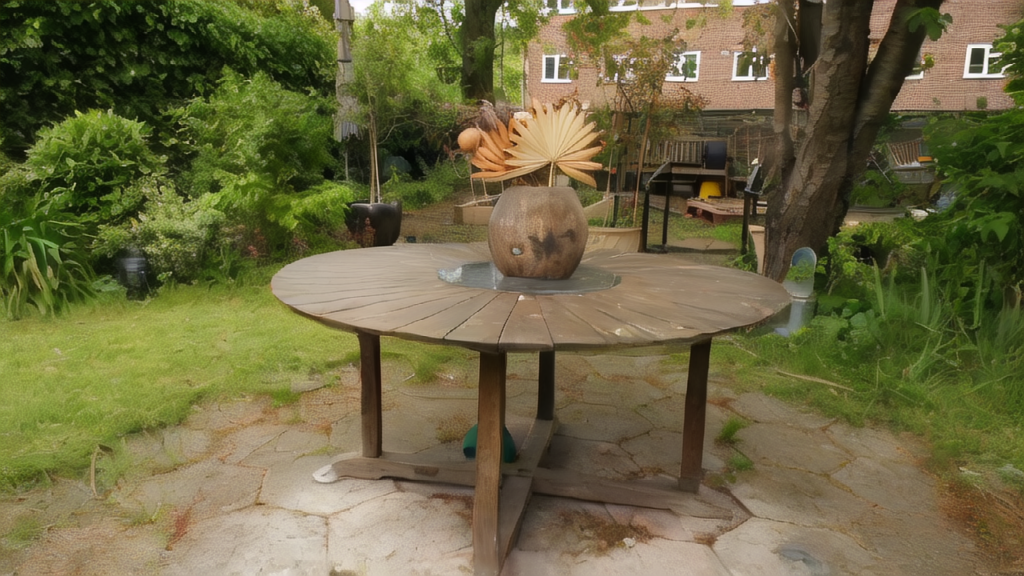
#> input picture output/multiview_exp/stable-video-diffusion-img2vid-xt_fps7_id127_s-num50_re9_5_2_1/garden_frame_00006_frame_00104/0.png, 1024 x 576 px; its folder holds 4 pictures in this run
$ python img2vid.py
#> lines starting #> are read from the running program, lines starting #| are printed output that depends on the picture
import imageio
import os

def images_to_video(image_folder, output_video, fps):
#> called with fps = 7
    images = sorted([img for img in os.listdir(image_folder) if img.endswith(".png") or img.endswith(".jpg")], key=lambda x: int(x.split(".")[0]))
    frames = [imageio.v2.imread(os.path.join(image_folder, img)) for img in images]
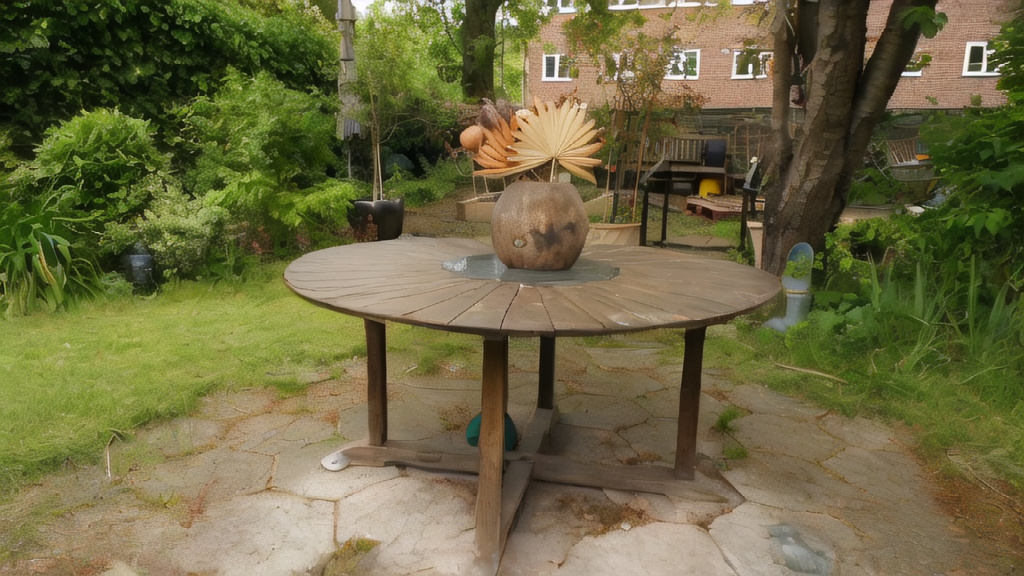
#> input picture output/multiview_exp/stable-video-diffusion-img2vid-xt_fps7_id127_s-num50_re9_5_2_1/garden_frame_00006_frame_00104/1.png, 1024 x 576 px
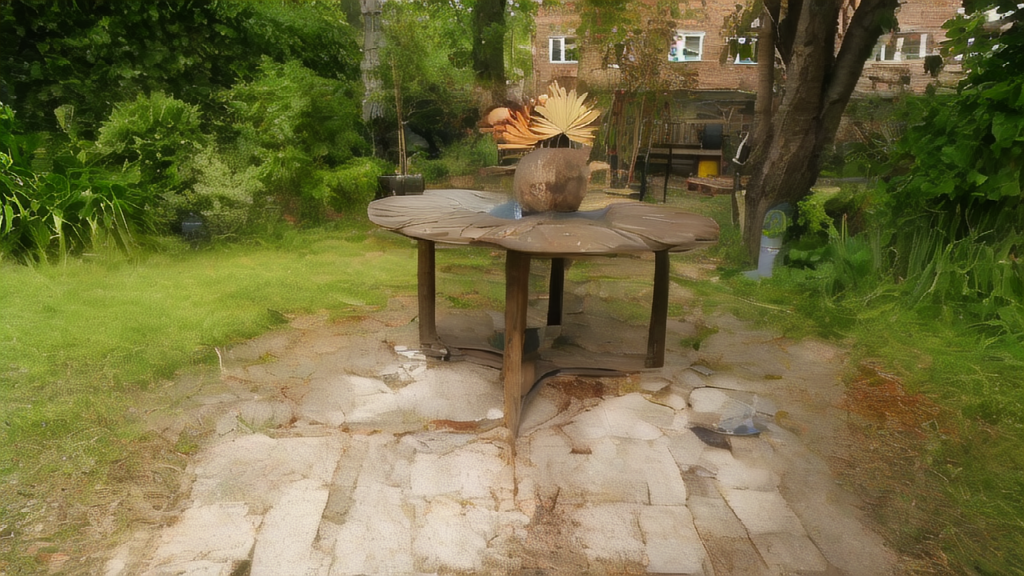
#> input picture output/multiview_exp/stable-video-diffusion-img2vid-xt_fps7_id127_s-num50_re9_5_2_1/garden_frame_00006_frame_00104/10.png, 1024 x 576 px
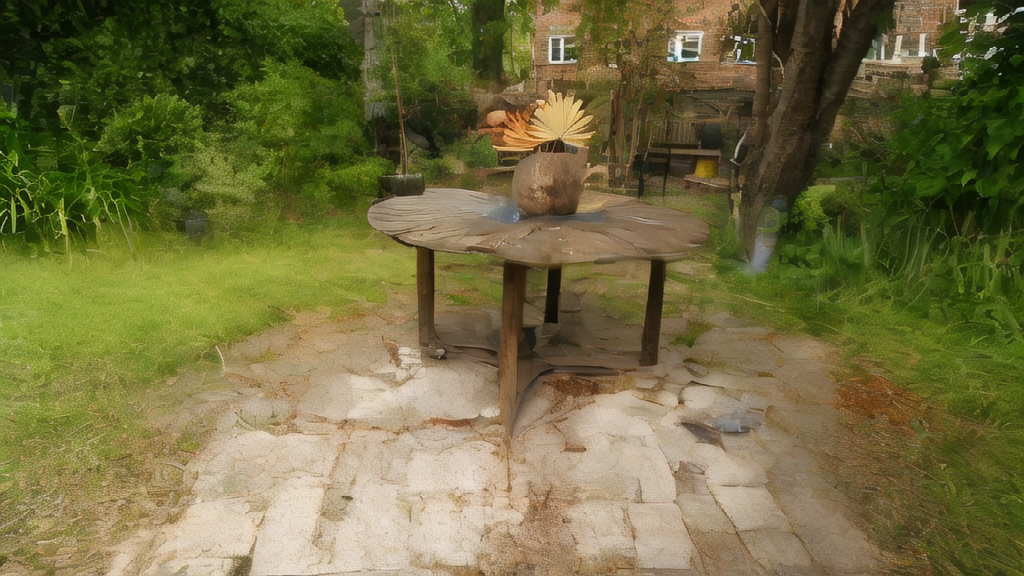
#> input picture output/multiview_exp/stable-video-diffusion-img2vid-xt_fps7_id127_s-num50_re9_5_2_1/garden_frame_00006_frame_00104/11.png, 1024 x 576 px
    imageio.mimsave(output_video, frames, fps=fps)

if __name__ == "__main__":
    image_folder = 'output/multiview_exp/stable-video-diffusion-img2vid-xt_fps7_id127_s-num50_re9_5_2_1/garden_frame_00006_frame_00104'
    output_video = 'output/multiview_exp/stable-video-diffusion-img2vid-xt_fps7_id127_s-num50_re9_5_2_1/output_video.mp4'
    if "gym_motion" in image_folder:
        fps = 17
    else:
        fps = 7
    images_to_video(image_folder, output_video, fps)
    print(f"Video saved to {output_video}")
